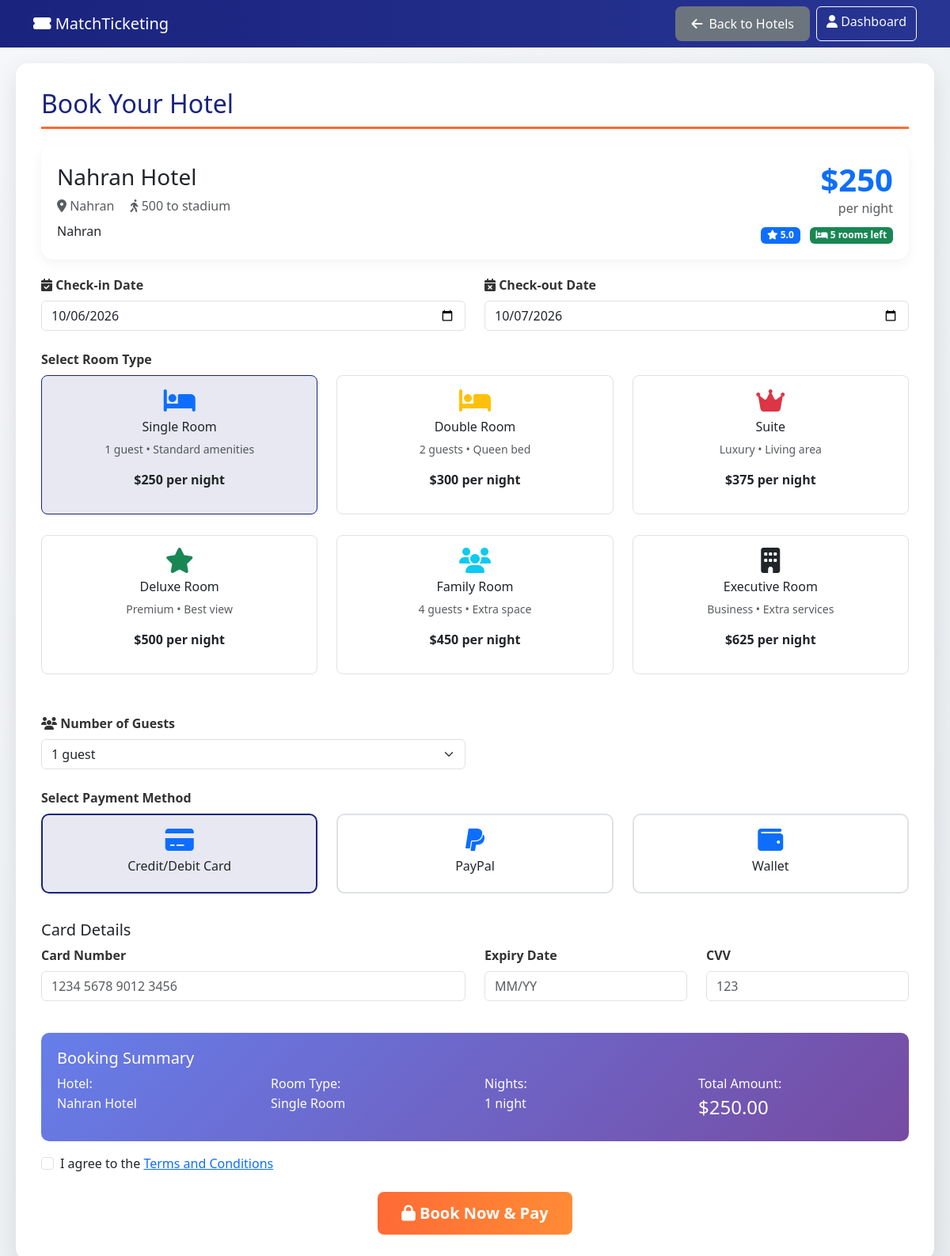
/book_hotel.php?hotel_id=11 (signed in), run on the app's committed database.
### tables this page shows
CREATE TABLE `hotels` (
  `id` int(11) NOT NULL,
  `name` varchar(255) NOT NULL,
  `location` varchar(255) NOT NULL,
  `description` text DEFAULT NULL,
  `price_per_night` decimal(10,2) NOT NULL,
  `available_rooms` int(11) DEFAULT 0,
  `rating` decimal(3,1) DEFAULT 0.0,
  `amenities` text DEFAULT NULL,
  `image` varchar(500) DEFAULT NULL,
  `distance_to_stadium` varchar(50) DEFAULT NULL,
  `created_at` timestamp NOT NULL DEFAULT current_timestamp()
);

### book_hotel.php (the view, shortened to what the rows shown need)
<?php
require_once 'config.php';
$selected_hotel_id = isset($_GET['hotel_id']) ? (int)$_GET['hotel_id'] : 0;
$hotel = null;
if ($selected_hotel_id > 0) {
    $hotel = getHotelById($selected_hotel_id);
}
$success = false;
$booking_data = null;
?>
<!DOCTYPE html>
<html lang="en">
<head>
    <link href="https://cdn.jsdelivr.net/npm/bootstrap@5.3.2/dist/css/bootstrap.min.css" rel="stylesheet">
    <link href="https://cdnjs.cloudflare.com/ajax/libs/font-awesome/6.5.0/css/all.min.css" rel="stylesheet">
</head>
<body>
    <div class="booking-container">
        <?php if($success && $booking_data): ?>
        <div class="success-card">
            <div class="success-icon">
                <i class="fas fa-check fa-2x text-white"></i>
            </div>
            <h2 class="text-success mb-3">Booking Successful!</h2>
            <p class="lead mb-4">Your hotel has been booked and payment processed successfully.</p>
            <div class="booking-details text-start">
                <h4 class="mb-3">Booking Details</h4>
                <div class="row">
                    <div class="col-md-6">
                        <p><strong>Booking ID:</strong> <?php echo $booking_data['booking_id']; ?></p>
                        <p><strong>Hotel:</strong> <?php echo htmlspecialchars($booking_data['hotel_name']); ?></p>
                        <p><strong>Location:</strong> <?php echo htmlspecialchars($booking_data['location']); ?></p>
                        <p><strong>Check-in:</strong> <?php echo date('F j, Y', strtotime($booking_data['check_in'])); ?></p>
                        <p><strong>Check-out:</strong> <?php echo date('F j, Y', strtotime($booking_data['check_out'])); ?></p>
                    </div>
                    <div class="col-md-6">
                        <p><strong>Room Type:</strong> <?php echo ucfirst($booking_data['room_type']); ?></p>
                        <p><strong>Nights:</strong> <?php echo $booking_data['nights']; ?></p>
                        <p><strong>Guests:</strong> <?php echo $booking_data['guests']; ?></p>
                        <p><strong>Price per Night:</strong> $<?php echo number_format($booking_data['price_per_night'], 2); ?></p>
                        <p><strong>Total Amount:</strong> $<?php echo number_format($booking_data['total_amount'], 2); ?></p>
                    </div>
                </div>
                <hr>
                <div class="row">
                    <div class="col-md-6">
                        <p><strong>Payment Method:</strong> <?php echo ucfirst($booking_data['payment_method']); ?></p>
                    </div>
                    <div class="col-md-6">
                        <p><strong>Transaction ID:</strong> <?php echo $booking_data['transaction_id']; ?></p>
                    </div>
                </div>
                <p class="text-muted mt-3"><small>Booking Date: <?php echo $booking_data['booking_date']; ?></small></p>
            </div>
            <div class="mt-4">
                <a href="hotels.php" class="btn btn-outline-primary me-2">
                    <i class="fas fa-hotel"></i> Book Another Hotel
                </a>
                <a href="dashboard.php" class="btn btn-primary">
                    <i class="fas fa-user"></i> View in Dashboard
                </a>
            </div>
        </div>
        <?php else: ?>
        <div class="booking-card">
            <h2 class="section-title">Book Your Hotel</h2>
            <div class="hotel-info-card">
                <div class="row align-items-center">
                    <div class="col-md-8">
                        <h3><?php echo htmlspecialchars($hotel['name']); ?></h3>
                        <p class="text-muted mb-2">
                            <i class="fas fa-map-marker-alt"></i> <?php echo htmlspecialchars($hotel['location']); ?>
                            <?php if(isset($hotel['distance_to_stadium'])): ?>
                            <span class="ms-3"><i class="fas fa-walking"></i> <?php echo $hotel['distance_to_stadium']; ?> to stadium</span>
                            <?php endif; ?>
                        </p>
                        <p class="mb-0"><?php echo htmlspecialchars($hotel['description']); ?></p>
                    </div>
                    <div class="col-md-4 text-end">
                        <div class="display-6 fw-bold text-primary">$<?php echo number_format($hotel['price_per_night'], 0); ?></div>
                        <div class="text-muted">per night</div>
                        <div class="mt-2">
                            <span class="badge bg-primary">
                                <i class="fas fa-star"></i> <?php echo number_format($hotel['rating'], 1); ?>
                            </span>
                            <span class="badge bg-success ms-2">
                                <i class="fas fa-bed"></i> <?php echo $hotel['available_rooms']; ?> rooms left
                            </span>
                        </div>
                    </div>
                </div>
            </div>
            <form method="POST" id="bookingForm">
                <div class="row mb-4">
                    <div class="col-md-6">
                        <label class="form-label">
                            <i class="fas fa-calendar-check"></i> Check-in Date
                        </label>
                        <input type="date" class="form-control" name="check_in" id="check_in"
                               min="<?php echo date('Y-m-d'); ?>" required>
                    </div>
                    <div class="col-md-6">
                        <label class="form-label">
                            <i class="fas fa-calendar-times"></i> Check-out Date
                        </label>
                        <input type="date" class="form-control" name="check_out" id="check_out" required>
                    </div>
                </div>
                <div class="mb-4">
                    <label class="form-label">Select Room Type</label>
                    <div class="row">
                        <div class="col-md-4 mb-3">
                            <div class="room-option" data-room-type="single">
                                <div class="text-center">
                                    <i class="fas fa-bed fa-2x text-primary mb-2"></i>
                                    <h6>Single Room</h6>
                                    <p class="small text-muted">1 guest • Standard amenities</p>
                                    <p class="fw-bold">$<?php echo number_format($hotel['price_per_night'], 0); ?> per night</p>
                                </div>
                            </div>
                        </div>
                        <div class="col-md-4 mb-3">
                            <div class="room-option" data-room-type="double">
                                <div class="text-center">
                                    <i class="fas fa-bed fa-2x text-warning mb-2"></i>
                                    <h6>Double Room</h6>
                                    <p class="small text-muted">2 guests • Queen bed</p>
                                    <p class="fw-bold">$<?php echo number_format($hotel['price_per_night'] * 1.2, 0); ?> per night</p>
                                </div>
                            </div>
                        </div>
                        <div class="col-md-4 mb-3">
                            <div class="room-option" data-room-type="suite">
                                <div class="text-center">
                                    <i class="fas fa-crown fa-2x text-danger mb-2"></i>
                                    <h6>Suite</h6>
                                    <p class="small text-muted">Luxury • Living area</p>
                                    <p class="fw-bold">$<?php echo number_format($hotel['price_per_night'] * 1.5, 0); ?> per night</p>
                                </div>
                            </div>
                        </div>
                    </div>
                    <div class="row">
                        <div class="col-md-4 mb-3">
                            <div class="room-option" data-room-type="deluxe">
                                <div class="text-center">
                                    <i class="fas fa-star fa-2x text-success mb-2"></i>
                                    <h6>Deluxe Room</h6>
                                    <p class="small text-muted">Premium • Best view</p>
                                    <p class="fw-bold">$<?php echo number_format($hotel['price_per_night'] * 2, 0); ?> per night</p>
                                </div>
                            </div>
                        </div>
                        <div class="col-md-4 mb-3">
                            <div class="room-option" data-room-type="family">
                                <div class="text-center">
                                    <i class="fas fa-users fa-2x text-info mb-2"></i>
                                    <h6>Family Room</h6>
                                    <p class="small text-muted">4 guests • Extra space</p>
                                    <p class="fw-bold">$<?php echo number_format($hotel['price_per_night'] * 1.8, 0); ?> per night</p>
                                </div>
                            </div>
                        </div>
                        <div class="col-md-4 mb-3">
                            <div class="room-option" data-room-type="executive">
                                <div class="text-center">
                                    <i class="fas fa-building fa-2x text-dark mb-2"></i>
                                    <h6>Executive Room</h6>
                                    <p class="small text-muted">Business • Extra services</p>
                                    <p class="fw-bold">$<?php echo number_format($hotel['price_per_night'] * 2.5, 0); ?> per night</p>
                                </div>
                            </div>
                        </div>
                    </div>
                </div>
                <div class="row mb-4">
                    <div class="col-md-6">
                        <label class="form-label">
                            <i class="fas fa-users"></i> Number of Guests
                        </label>
                        <select class="form-select" name="guests" id="guests" required>
                            <?php for($i = 1; $i <= 6; $i++): ?>
                            <option value="<?php echo $i; ?>"><?php echo $i; ?> guest<?php echo $i > 1 ? 's' : ''; ?></option>
                            <?php endfor; ?>
                        </select>
                    </div>
                </div>
                <div class="mb-4">
                    <label class="form-label">Select Payment Method</label>
                    <div class="row">
                        <div class="col-md-4">
                            <div class="payment-method" data-method="card">
                                <div class="text-center">
                                    <i class="fas fa-credit-card fa-2x text-primary mb-2"></i>
                                    <h6>Credit/Debit Card</h6>
                                </div>
                            </div>
                        </div>
                        <div class="col-md-4">
                            <div class="payment-method" data-method="paypal">
                                <div class="text-center">
                                    <i class="fab fa-paypal fa-2x text-primary mb-2"></i>
                                    <h6>PayPal</h6>
                                </div>
                            </div>
                        </div>
                        <div class="col-md-4">
                            <div class="payment-method" data-method="wallet">
                                <div class="text-center">
                                    <i class="fas fa-wallet fa-2x text-primary mb-2"></i>
                                    <h6>Wallet</h6>
                                </div>
                            </div>
                        </div>
                    </div>
                </div>
                <div id="cardDetails" class="mb-4">
                    <h5>Card Details</h5>
                    <div class="row">
                        <div class="col-md-6 mb-3">
                            <label class="form-label">Card Number</label>
                            <input type="text" class="form-control" placeholder="1234 5678 9012 3456" maxlength="19">
                        </div>
                        <div class="col-md-3 mb-3">
                            <label class="form-label">Expiry Date</label>
                            <input type="text" class="form-control" placeholder="MM/YY" maxlength="5">
                        </div>
                        <div class="col-md-3 mb-3">
                            <label class="form-label">CVV</label>
                            <input type="text" class="form-control" placeholder="123" maxlength="4">
                        </div>
                    </div>
                </div>
                <div class="booking-preview">
                    <h5>Booking Summary</h5>
                    <div class="row">
                        <div class="col-md-3">
                            <p class="mb-1">Hotel:</p>
                            <h6><?php echo htmlspecialchars($hotel['name']); ?></h6>
                        </div>
                        <div class="col-md-3">
                            <p class="mb-1">Room Type:</p>
                            <h6 id="preview_room">Single Room</h6>
                        </div>
                        <div class="col-md-3">
                            <p class="mb-1">Nights:</p>
                            <h6 id="preview_nights">0</h6>
                        </div>
                        <div class="col-md-3">
                            <p class="mb-1">Total Amount:</p>
                            <h4 id="preview_total">$0.00</h4>
                        </div>
                    </div>
                </div>
                <div class="form-check mb-4 mt-3">
                    <input class="form-check-input" type="checkbox" id="terms" required>
                    <label class="form-check-label" for="terms">
                        I agree to the <a href="#" data-bs-toggle="modal" data-bs-target="#termsModal">Terms and Conditions</a>
                    </label>
                </div>
                <div class="text-center">
                    <button type="submit" class="btn btn-booking btn-lg">
                        <i class="fas fa-lock"></i> Book Now & Pay
                    </button>
                </div>
            </form>
        </div>
        <?php endif; ?>
    </div>
</body>
</html>

### data on the page
hotels: name "Nahran Hotel", location "Nahran", distance_to_stadium "500", description "Nahran", price_per_night "250", rating "5.0", available_rooms "5", $hotel['price_per_night']*1.2 "300", $hotel['price_per_night']*1.5 "375", $hotel['price_per_night']*2 "500", $hotel['price_per_night']*1.8 "450", $hotel['price_per_night']*2.5 "625"

### other printed values
form field guests "1 guest"
